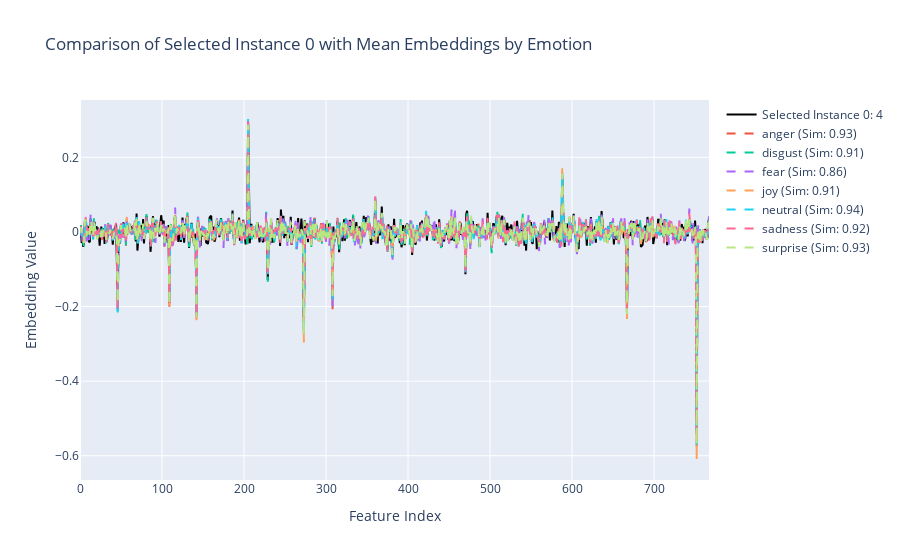

Notebook cell for this chart:
### Code cell
# Convert mean embeddings to a matrix for cosine similarity computation
mean_embedding_matrix3 = np.array([mean_embeddings3[emotion] for emotion in emotion_classes])

# Function to create plot for a selected instance
def create_plot3(selected_instance_index):
    selected_instance = normalize_embedding(tp_embeddings3[selected_instance_index])
    
    # Compute cosine similarity with mean embeddings
    similarity_scores = cosine_similarity([selected_instance], mean_embedding_matrix3).flatten()

    # Create figure
    fig = go.Figure()
    # Add trace for selected instance
    fig.add_trace(go.Scatter(
        x=list(range(64)),
        y=selected_instance,
        mode='lines',
        name=f'Selected Instance {selected_instance_index}: {tp_labels3[selected_instance_index]}',
        line=dict(color='black')
    ))

    # Add traces for each emotion's mean embedding
    for i, emotion in enumerate(emotion_classes):
        fig.add_trace(go.Scatter(
            x=list(range(64)),
            y=mean_embeddings3[emotion],
            mode='lines',
            name=f'{emotion} (Sim: {similarity_scores[i]:.2f})',
            line=dict(dash='dash')
        ))

    # Update layout for better readability
    fig.update_layout(
        title=f'Comparison of Selected Instance {selected_instance_index} with Mean Embeddings by Emotion',
        xaxis_title='Feature Index',
        yaxis_title='Embedding Value',
        hovermode='x unified'
    )

    # Show the figure
    fig.show()

# Initial plot
create_plot(0)

# Interactive input form to select instance
interact(create_plot3, selected_instance_index=IntSlider(min=0, max=len(tp_embeddings2)-1, step=1, value=0));

### Figure 1 — Plotly figure (JSON) as saved in the notebook; plotly's stock layout.template omitted (floating-point values rounded to 4 significant figures; data arrays with more than 128 entries replaced by an {"elided": "..."} marker saying what was removed)
{"data": [{"line": {"color": "black"}, "mode": "lines", "name": "Selected Instance 0: 4", "type": "scatter", "x": {"elided": "768 int values"}, "y": {"elided": "768 float values"}}, {"line": {"dash": "dash"}, "mode": "lines", "name": "anger (Sim: 0.93)", "type": "scatter", "x": {"elided": "768 int values"}, "y": {"elided": "768 float values"}}, {"line": {"dash": "dash"}, "mode": "lines", "name": "disgust (Sim: 0.91)", "type": "scatter", "x": {"elided": "768 int values"}, "y": {"elided": "768 float values"}}, {"line": {"dash": "dash"}, "mode": "lines", "name": "fear (Sim: 0.86)", "type": "scatter", "x": {"elided": "768 int values"}, "y": {"elided": "768 float values"}}, {"line": {"dash": "dash"}, "mode": "lines", "name": "joy (Sim: 0.91)", "type": "scatter", "x": {"elided": "768 int values"}, "y": {"elided": "768 float values"}}, {"line": {"dash": "dash"}, "mode": "lines", "name": "neutral (Sim: 0.94)", "type": "scatter", "x": {"elided": "768 int values"}, "y": {"elided": "768 float values"}}, {"line": {"dash": "dash"}, "mode": "lines", "name": "sadness (Sim: 0.92)", "type": "scatter", "x": {"elided": "768 int values"}, "y": {"elided": "768 float values"}}, {"line": {"dash": "dash"}, "mode": "lines", "name": "surprise (Sim: 0.93)", "type": "scatter", "x": {"elided": "768 int values"}, "y": {"elided": "768 float values"}}], "layout": {"hovermode": "x unified", "title": {"text": "Comparison of Selected Instance 0 with Mean Embeddings by Emotion"}, "xaxis": {"title": {"text": "Feature Index"}}, "yaxis": {"title": {"text": "Embedding Value"}}}}
